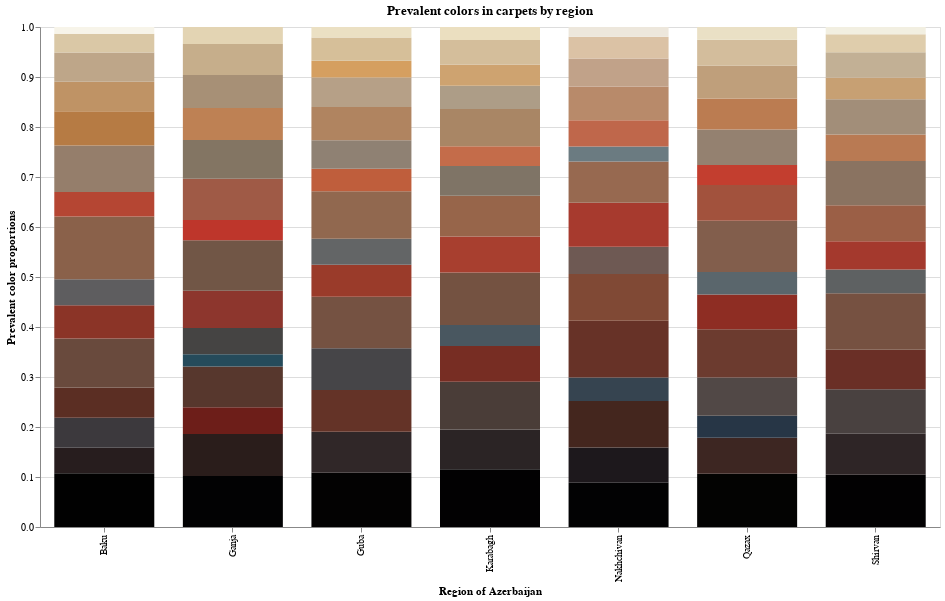

The code cell stored with this chart in its notebook:
### Code cell
import altair as alt

alt.Chart(viz_df_all_15_clusters, title='Prevalent colors in carpets by region').mark_bar(size=100).encode(
    alt.X(
        'region',
        axis=alt.Axis(
            title='Region of Azerbaijan'
        )
    ),
    alt.Y(
        'sum(prop)',
        scale=alt.Scale(domain=(0,1)),
        axis=alt.Axis(
            title='Prevalent color proportions'
        )
    ),
    
    color=alt.Color(
        'hex',
        scale=None,
        legend=None
    ),
    order=alt.Order(
        'hsp',
        sort='ascending'
    ),
    tooltip=['region', 'hex', 'prop']
).properties(
    width=900,
    height=500
)

### Figure 1 — Vega-Lite specification as saved in the notebook (floating-point values rounded to 4 significant figures)
{"config": {"view": {"continuousWidth": 400, "continuousHeight": 300}}, "data": {"name": "data-27270a3cac32fe4d367dbe77d3104609"}, "mark": {"type": "bar", "size": 100}, "encoding": {"color": {"field": "hex", "legend": null, "scale": null, "type": "nominal"}, "order": {"field": "hsp", "sort": "ascending", "type": "quantitative"}, "tooltip": [{"field": "region", "type": "nominal"}, {"field": "hex", "type": "nominal"}, {"field": "prop", "type": "quantitative"}], "x": {"axis": {"title": "Region of Azerbaijan"}, "field": "region", "type": "nominal"}, "y": {"aggregate": "sum", "axis": {"title": "Prevalent color proportions"}, "field": "prop", "scale": {"domain": [0, 1]}, "type": "quantitative"}}, "height": 500, "title": "Prevalent colors in carpets by region", "width": 900, "$schema": "https://vega.github.io/schema/vega-lite/v4.17.0.json", "datasets": {"data-27270a3cac32fe4d367dbe77d3104609": [{"hex": "#010101", "hsp": 1.764, "prop": 0.1074, "region": "Baku"}, {"hex": "#271d1e", "hsp": 32.84, "prop": 0.05094, "region": "Baku"}, {"hex": "#3c393d", "hsp": 58.79, "prop": 0.06026, "region": "Baku"}, {"hex": "#5b2e23", "hsp": 62.28, "prop": 0.06021, "region": "Baku"}, {"hex": "#694a3d", "hsp": 83.74, "prop": 0.0984, "region": "Baku"}, {"hex": "#8b3427", "hsp": 87.46, "prop": 0.06619, "region": "Baku"}, {"hex": "#5e5d5f", "hsp": 94.33, "prop": 0.0522, "region": "Baku"}, {"hex": "#8a614a", "hsp": 109.2, "prop": 0.1254, "region": "Baku"}, {"hex": "#b54633", "hsp": 114.1, "prop": 0.04888, "region": "Baku"}, {"hex": "#957e6b", "hsp": 132.2, "prop": 0.09299, "region": "Baku"}, {"hex": "#b67b44", "hsp": 139.2, "prop": 0.06844, "region": "Baku"}, {"hex": "#bf9365", "hsp": 157.9, "prop": 0.05907, "region": "Baku"}, {"hex": "#bea689", "hsp": 171.0, "prop": 0.05841, "region": "Baku"}, {"hex": "#dac8a6", "hsp": 202.4, "prop": 0.03748, "region": "Baku"}, {"hex": "#f7f4e9", "hsp": 244.0, "prop": 0.01375, "region": "Baku"}, {"hex": "#020203", "hsp": 2.658, "prop": 0.1018, "region": "Ganja"}, {"hex": "#2a1d1b", "hsp": 33.69, "prop": 0.08424, "region": "Ganja"}, {"hex": "#6d1e19", "hsp": 65.03, "prop": 0.05341, "region": "Ganja"}, {"hex": "#57372d", "hsp": 65.69, "prop": 0.08153, "region": "Ganja"}, {"hex": "#254b5b", "hsp": 68.43, "prop": 0.02459, "region": "Ganja"}, {"hex": "#454443", "hsp": 68.82, "prop": 0.05225, "region": "Ganja"}, {"hex": "#8d362d", "hsp": 89.04, "prop": 0.0747, "region": "Ganja"}, {"hex": "#715646", "hsp": 94.05, "prop": 0.1008, "region": "Ganja"}, {"hex": "#be362b", "hsp": 113.4, "prop": 0.04056, "region": "Ganja"}, {"hex": "#9f5a46", "hsp": 114.2, "prop": 0.0825, "region": "Ganja"}, {"hex": "#837563", "hsp": 119.8, "prop": 0.07751, "region": "Ganja"}, {"hex": "#be8154", "hsp": 146.6, "prop": 0.06401, "region": "Ganja"}, {"hex": "#a79076", "hsp": 148.9, "prop": 0.06625, "region": "Ganja"}, {"hex": "#c6ae8b", "hsp": 178.6, "prop": 0.06195, "region": "Ganja"}, {"hex": "#e3d4b3", "hsp": 213.6, "prop": 0.03387, "region": "Ganja"}, {"hex": "#030202", "hsp": 3.16, "prop": 0.1087, "region": "Guba"}, {"hex": "#302728", "hsp": 42.39, "prop": 0.08156, "region": "Guba"}, {"hex": "#643327", "hsp": 69.12, "prop": 0.08358, "region": "Guba"}, {"hex": "#464548", "hsp": 70.1, "prop": 0.08347, "region": "Guba"}, {"hex": "#755242", "hsp": 92.98, "prop": 0.1031, "region": "Guba"}, {"hex": "#9a3b2a", "hsp": 96.9, "prop": 0.06404, "region": "Guba"}, {"hex": "#636566", "hsp": 101.2, "prop": 0.05226, "region": "Guba"}, {"hex": "#91684f", "hsp": 116.1, "prop": 0.09495, "region": "Guba"}, {"hex": "#bf5e3c", "hsp": 128.9, "prop": 0.04506, "region": "Guba"}, {"hex": "#8f8173", "hsp": 132.5, "prop": 0.05678, "region": "Guba"}, {"hex": "#b08460", "hsp": 143.6, "prop": 0.06663, "region": "Guba"}, {"hex": "#b6a087", "hsp": 164.9, "prop": 0.05911, "region": "Guba"}, {"hex": "#d59f60", "hsp": 172.1, "prop": 0.03307, "region": "Guba"}, {"hex": "#d6bf99", "hsp": 195.2, "prop": 0.04681, "region": "Guba"}, {"hex": "#ebe0c3", "hsp": 224.6, "prop": 0.02091, "region": "Guba"}, {"hex": "#020102", "hsp": 1.924, "prop": 0.1155, "region": "Karabagh"}, {"hex": "#2b2425", "hsp": 39.05, "prop": 0.07977, "region": "Karabagh"}, {"hex": "#4a3d38", "hsp": 65.2, "prop": 0.09504, "region": "Karabagh"}, {"hex": "#772d23", "hsp": 75.27, "prop": 0.07184, "region": "Karabagh"}, {"hex": "#495760", "hsp": 85.0, "prop": 0.04213, "region": "Karabagh"}, {"hex": "#745241", "hsp": 92.42, "prop": 0.1047, "region": "Karabagh"}, {"hex": "#a83f2f", "hsp": 105.2, "prop": 0.07224, "region": "Karabagh"}, {"hex": "#97654a", "hsp": 116.5, "prop": 0.08142, "region": "Karabagh"}, {"hex": "#7f7466", "hsp": 118.8, "prop": 0.05943, "region": "Karabagh"}, {"hex": "#c46c4a", "hsp": 138.2, "prop": 0.03949, "region": "Karabagh"}, {"hex": "#a98665", "hsp": 142.7, "prop": 0.07441, "region": "Karabagh"}, {"hex": "#ad9d87", "hsp": 160.1, "prop": 0.04666, "region": "Karabagh"}, {"hex": "#cea370", "hsp": 172.8, "prop": 0.04207, "region": "Karabagh"}, {"hex": "#d4be9b", "hsp": 193.8, "prop": 0.04928, "region": "Karabagh"}, {"hex": "#ebdfc0", "hsp": 223.9, "prop": 0.02606, "region": "Karabagh"}, {"hex": "#020203", "hsp": 2.879, "prop": 0.0883, "region": "Nakhchivan"}, {"hex": "#1d181c", "hsp": 26.62, "prop": 0.07065, "region": "Nakhchivan"}, {"hex": "#44261e", "hsp": 48.61, "prop": 0.09292, "region": "Nakhchivan"}, {"hex": "#364450", "hsp": 66.05, "prop": 0.04719, "region": "Nakhchivan"}, {"hex": "#673227", "hsp": 70.13, "prop": 0.1134, "region": "Nakhchivan"}, {"hex": "#804935", "hsp": 91.75, "prop": 0.09336, "region": "Nakhchivan"}, {"hex": "#6e5953", "hsp": 95.54, "prop": 0.05443, "region": "Nakhchivan"}, {"hex": "#a73a2e", "hsp": 103.2, "prop": 0.08807, "region": "Nakhchivan"}, {"hex": "#976950", "hsp": 118.6, "prop": 0.08287, "region": "Nakhchivan"}, {"hex": "#6b7b81", "hsp": 119.7, "prop": 0.02984, "region": "Nakhchivan"}, {"hex": "#bf674b", "hsp": 133.6, "prop": 0.05257, "region": "Nakhchivan"}, {"hex": "#b88a6a", "hsp": 150.8, "prop": 0.06755, "region": "Nakhchivan"}, {"hex": "#c1a289", "hsp": 170.0, "prop": 0.05569, "region": "Nakhchivan"}, {"hex": "#dbc2a5", "hsp": 199.1, "prop": 0.04358, "region": "Nakhchivan"}, {"hex": "#ede7dc", "hsp": 232.3, "prop": 0.01957, "region": "Nakhchivan"}, {"hex": "#030302", "hsp": 3.264, "prop": 0.1067, "region": "Qazax"}, {"hex": "#3d2622", "hsp": 46.01, "prop": 0.07158, "region": "Qazax"}, {"hex": "#273646", "hsp": 52.97, "prop": 0.04439, "region": "Qazax"}, {"hex": "#514846", "hsp": 75.38, "prop": 0.07621, "region": "Qazax"}, {"hex": "#6c3b2f", "hsp": 76.79, "prop": 0.09676, "region": "Qazax"}, {"hex": "#8e2d23", "hsp": 86.38, "prop": 0.0695, "region": "Qazax"}, {"hex": "#5a666c", "hsp": 99.41, "prop": 0.04468, "region": "Qazax"}, {"hex": "#825e4c", "hsp": 105.0, "prop": 0.1028, "region": "Qazax"}, {"hex": "#a2523d", "hsp": 110.6, "prop": 0.07112, "region": "Qazax"}, {"hex": "#c33e2f", "hsp": 118.1, "prop": 0.04004, "region": "Qazax"}, {"hex": "#948170", "hsp": 133.6, "prop": 0.07126, "region": "Qazax"}, {"hex": "#bb7c51", "hsp": 142.4, "prop": 0.06182, "region": "Qazax"}, {"hex": "#bf9f7b", "hsp": 166.0, "prop": 0.06611, "region": "Qazax"}, {"hex": "#d3bd9c", "hsp": 193.1, "prop": 0.05139, "region": "Qazax"}, {"hex": "#eae0c5", "hsp": 224.5, "prop": 0.02562, "region": "Qazax"}, {"hex": "#020102", "hsp": 1.893, "prop": 0.1045, "region": "Shirvan"}, {"hex": "#2e2526", "hsp": 40.66, "prop": 0.08182, "region": "Shirvan"}, {"hex": "#494140", "hsp": 67.66, "prop": 0.08927, "region": "Shirvan"}, {"hex": "#6a2f26", "hsp": 69.89, "prop": 0.07873, "region": "Shirvan"}, {"hex": "#765141", "hsp": 92.35, "prop": 0.1134, "region": "Shirvan"}, {"hex": "#5e6162", "hsp": 96.53, "prop": 0.04728, "region": "Shirvan"}, {"hex": "#a4392d", "hsp": 101.4, "prop": 0.05651, "region": "Shirvan"}, {"hex": "#9b5f46", "hsp": 114.5, "prop": 0.07192, "region": "Shirvan"}, {"hex": "#8a7361", "hsp": 121.3, "prop": 0.08847, "region": "Shirvan"}, {"hex": "#b97a53", "hsp": 141.2, "prop": 0.05324, "region": "Shirvan"}, {"hex": "#a28e79", "hsp": 146.4, "prop": 0.07058, "region": "Shirvan"}, {"hex": "#c7a073", "hsp": 168.9, "prop": 0.04321, "region": "Shirvan"}, {"hex": "#c2b095", "hsp": 179.3, "prop": 0.05038, "region": "Shirvan"}, {"hex": "#dfcdac", "hsp": 207.7, "prop": 0.03608, "region": "Shirvan"}, {"hex": "#f2efe1", "hsp": 238.7, "prop": 0.01463, "region": "Shirvan"}]}}
